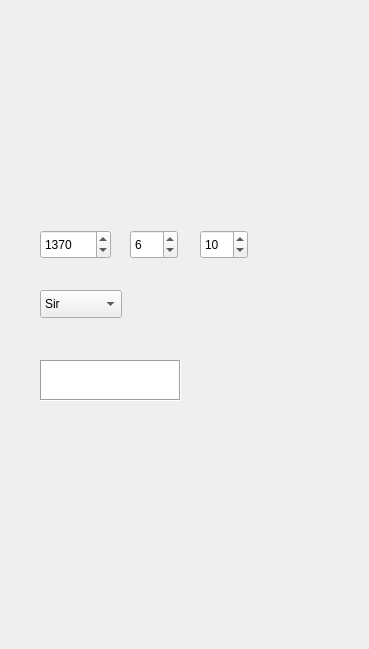
    <widget class="QWidget" name="get_sex_birth_meli">
     <widget class="QLabel" name="label_8">
      <property name="geometry">
       <rect>
        <x>0</x>
        <y>0</y>
        <width>360</width>
        <height>640</height>
       </rect>
      </property>
      <property name="text">
       <string/>
      </property>
      <property name="pixmap">
       <pixmap>../image/get_sex_birth_meli/get_sex_birth_meli.png</pixmap>
      </property>
     </widget>
     <widget class="QPushButton" name="pushButt_next_get_sex_birth_meli">
      <property name="geometry">
       <rect>
        <x>40</x>
        <y>440</y>
        <width>281</width>
        <height>29</height>
       </rect>
      </property>
      <property name="text">
       <string/>
      </property>
      <property name="flat">
       <bool>true</bool>
      </property>
     </widget>
     <widget class="QPushButton" name="pushButt_back_get_sex_birth_meli">
      <property name="geometry">
       <rect>
        <x>40</x>
        <y>510</y>
        <width>281</width>
        <height>29</height>
       </rect>
      </property>
      <property name="text">
       <string/>
      </property>
      <property name="flat">
       <bool>true</bool>
      </property>
     </widget>
     <widget class="QTextEdit" name="meli_get_sex_birth_meli">
      <property name="geometry">
       <rect>
        <x>40</x>
        <y>360</y>
        <width>141</width>
        <height>41</height>
       </rect>
      </property>
      <property name="frameShape">
       <enum>QFrame::Box</enum>
      </property>
     </widget>
     <widget class="QSpinBox" name="day_get_sex_birth_meli">
      <property name="geometry">
       <rect>
        <x>200</x>
        <y>230</y>
        <width>48</width>
        <height>29</height>
       </rect>
      </property>
      <property name="wrapping">
       <bool>false</bool>
      </property>
      <property name="frame">
       <bool>true</bool>
      </property>
      <property name="readOnly">
       <bool>false</bool>
      </property>
      <property name="buttonSymbols">
       <enum>QAbstractSpinBox::UpDownArrows</enum>
      </property>
      <property name="correctionMode">
       <enum>QAbstractSpinBox::CorrectToPreviousValue</enum>
      </property>
      <property name="keyboardTracking">
       <bool>true</bool>
      </property>
      <property name="minimum">
       <number>1</number>
      </property>
      <property name="maximum">
       <number>31</number>
      </property>
      <property name="value">
       <number>10</number>
      </property>
     </widget>
     <widget class="QSpinBox" name="month_get_sex_birth_meli">
      <property name="geometry">
       <rect>
        <x>130</x>
        <y>230</y>
        <width>48</width>
        <height>29</height>
       </rect>
      </property>
      <property name="wrapping">
       <bool>false</bool>
      </property>
      <property name="frame">
       <bool>true</bool>
      </property>
      <property name="readOnly">
       <bool>false</bool>
      </property>
      <property name="keyboardTracking">
       <bool>true</bool>
      </property>
      <property name="minimum">
       <number>1</number>
      </property>
      <property name="maximum">
       <number>12</number>
      </property>
      <property name="value">
       <number>6</number>
      </property>
     </widget>
     <widget class="QSpinBox" name="year_get_sex_birth_meli">
      <property name="geometry">
       <rect>
        <x>40</x>
        <y>230</y>
        <width>71</width>
        <height>29</height>
       </rect>
      </property>
      <property name="wrapping">
       <bool>false</bool>
      </property>
      <property name="frame">
       <bool>true</bool>
      </property>
      <property name="readOnly">
       <bool>false</bool>
      </property>
      <property name="keyboardTracking">
       <bool>true</bool>
      </property>
      <property name="suffix">
       <string/>
      </property>
      <property name="minimum">
       <number>1300</number>
      </property>
      <property name="maximum">
       <number>1384</number>
      </property>
      <property name="value">
       <number>1370</number>
      </property>
     </widget>
     <widget class="QComboBox" name="sex_get_sex_birth_meli">
      <property name="geometry">
       <rect>
        <x>40</x>
        <y>290</y>
        <width>82</width>
        <height>28</height>
       </rect>
      </property>
      <property name="layoutDirection">
       <enum>Qt::LeftToRight</enum>
      </property>
      <property name="frame">
       <bool>true</bool>
      </property>
      <item>
       <property name="text">
        <string>Sir</string>
       </property>
      </item>
      <item>
       <property name="text">
        <string>Madam</string>
       </property>
      </item>
     </widget>
    </widget>
